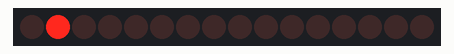
Recording of a sketch running on a simulated Arduino Uno, built with avr-gcc and run on an emulated ATmega328P. Shown: 16 shift-register outputs drawn as a row of LEDs (first output left, lit = HIGH). Wiring (inferred from the names in the program): 2 × shift register (74HC595): data pin 8; shift clock pin 10; latch pin 9. Wiring (inferred from the signals the program sends): row of LEDs: on Q0, Q1, Q2, Q3, Q4, Q5, Q6, Q7, Q8, Q9, Q10, Q11, Q12, Q13, Q14, Q15.

Above: at 0.06 s.
At 1.14 s:
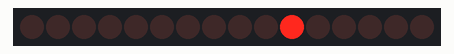
At 1.98 s:
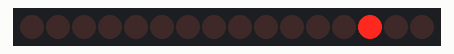
At 4.02 s:
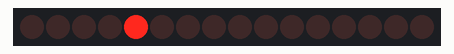
At 6.07 s:
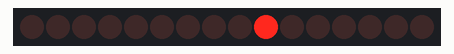
At 8.11 s:
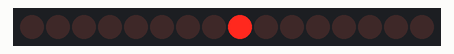
Timing chart, 0 to 8.4 s (numbered marks = the images above):
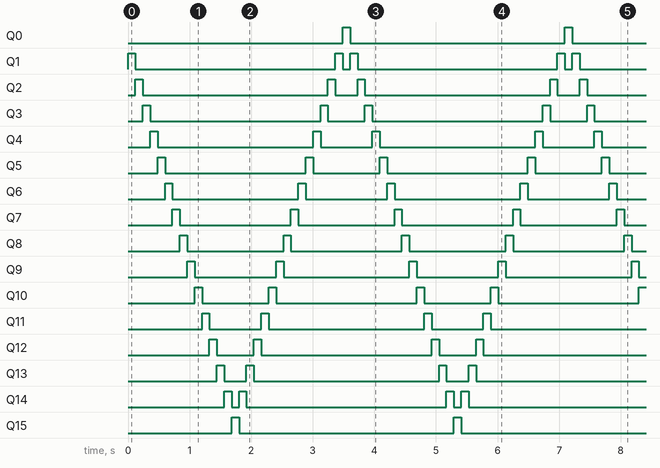

The sketch:

26-Shift_Register_BackToBack.ino
```cpp
/*
    Author: Quang Tran
    Date: August 16, 2019
*/

unsigned dataPin = 8;
unsigned latchPin = 9;
unsigned clockPin = 10;
bool directionState = true;


// 16-bit word = 00000000  00000000
//              High byte  Low Byte

void updateShiftRegister(unsigned leds, bool isMSBFIRST = true) {
  byte lowLED = lowByte(leds);
  byte highLED = highByte(leds);

  digitalWrite(latchPin, LOW);                          // Leave LATCH off so that we could store the data
  if (isMSBFIRST == false) {
    shiftOut(dataPin, clockPin, LSBFIRST, lowLED);      // LSB goes from RIGHT to LEFT. So, we need to
    shiftOut(dataPin, clockPin, LSBFIRST, highLED);     // go from lowByte to highByte.
  } else {
    shiftOut(dataPin, clockPin, MSBFIRST, highLED);     // MSB goes from LEFT to RIGHT.
    shiftOut(dataPin, clockPin, MSBFIRST, lowLED);      // ==> highByte to lowByte.
  }
  digitalWrite(latchPin, HIGH);                         // Turn LATCH on to 'release' all the bits
}


void setup() {
  pinMode(dataPin, OUTPUT);
  pinMode(latchPin, OUTPUT);
  pinMode(clockPin, OUTPUT);
}

void loop() {
  // To CLEAR the LEDs - not necessary
//  unsigned leds = 0B0000000000000000;
//  updateShiftRegister(leds);
//  delay(100);

  for (int i = 1; i < 16; ++i) {
      unsigned leds = 0B0000000000000000;
      bitSet(leds, i);
      updateShiftRegister(leds, directionState);
      delay(120);
  }

  directionState = !directionState;     // Change the LED direction to opposite.
}
```

Measured:
- by itself, Q0, Q15: alternates HIGH for 0.12 s and LOW for 3.5 s
- by itself, Q1: repeats every 3.6 s: LOW 3.2 s, HIGH 0.12 s, LOW 0.12 s, HIGH 0.12 s
- by itself, Q2: repeats every 3.6 s: LOW 3.0 s, HIGH 0.12 s, LOW 0.36 s, HIGH 0.12 s
- by itself, Q3: repeats every 3.6 s: LOW 2.8 s, HIGH 0.12 s, LOW 0.60 s, HIGH 0.12 s
- by itself, Q4: repeats every 3.6 s: LOW 2.5 s, HIGH 0.12 s, LOW 0.84 s, HIGH 0.12 s
- by itself, Q5: repeats every 3.6 s: LOW 2.3 s, HIGH 0.12 s, LOW 1.1 s, HIGH 0.12 s
- by itself, Q6: repeats every 3.6 s: LOW 2.0 s, HIGH 0.12 s, LOW 1.3 s, HIGH 0.12 s
- by itself, Q7: alternates HIGH for 0.12 s and LOW for 1.8 s
